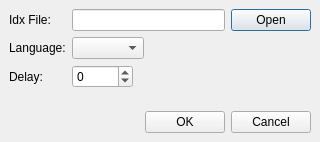
<ui version="4.0" >
 <class>DialogVobSub</class>
 <widget class="QDialog" name="DialogVobSub" >
  <property name="geometry" >
   <rect>
    <x>0</x>
    <y>0</y>
    <width>320</width>
    <height>142</height>
   </rect>
  </property>
  <property name="windowTitle" >
   <string>Subtitle Font Size and Position</string>
  </property>
  <layout class="QVBoxLayout" >
   <property name="margin" >
    <number>9</number>
   </property>
   <property name="spacing" >
    <number>6</number>
   </property>
   <item>
    <layout class="QGridLayout" >
     <property name="margin" >
      <number>0</number>
     </property>
     <property name="spacing" >
      <number>6</number>
     </property>
     <item row="1" column="0" >
      <widget class="QLabel" name="label_2" >
       <property name="text" >
        <string>Language:</string>
       </property>
      </widget>
     </item>
     <item row="0" column="1" >
      <widget class="QLineEdit" name="lineEditIdx" />
     </item>
     <item row="2" column="1" >
      <layout class="QHBoxLayout" >
       <property name="margin" >
        <number>0</number>
       </property>
       <property name="spacing" >
        <number>6</number>
       </property>
       <item>
        <widget class="QSpinBox" name="spinBox" >
         <property name="maximum" >
          <number>20000</number>
         </property>
         <property name="minimum" >
          <number>-2000</number>
         </property>
        </widget>
       </item>
       <item>
        <spacer>
         <property name="orientation" >
          <enum>Qt::Horizontal</enum>
         </property>
         <property name="sizeHint" >
          <size>
           <width>40</width>
           <height>20</height>
          </size>
         </property>
        </spacer>
       </item>
      </layout>
     </item>
     <item row="0" column="0" >
      <widget class="QLabel" name="label" >
       <property name="text" >
        <string>Idx File:</string>
       </property>
      </widget>
     </item>
     <item row="2" column="0" >
      <widget class="QLabel" name="label_3" >
       <property name="text" >
        <string>Delay:</string>
       </property>
      </widget>
     </item>
     <item row="1" column="1" >
      <layout class="QHBoxLayout" >
       <property name="margin" >
        <number>0</number>
       </property>
       <property name="spacing" >
        <number>6</number>
       </property>
       <item>
        <widget class="QComboBox" name="comboBoxLanguage" />
       </item>
       <item>
        <spacer>
         <property name="orientation" >
          <enum>Qt::Horizontal</enum>
         </property>
         <property name="sizeHint" >
          <size>
           <width>40</width>
           <height>20</height>
          </size>
         </property>
        </spacer>
       </item>
      </layout>
     </item>
     <item row="0" column="2" >
      <widget class="QDialogButtonBox" name="buttonBox2" >
       <property name="sizePolicy" >
        <sizepolicy>
         <hsizetype>0</hsizetype>
         <vsizetype>0</vsizetype>
         <horstretch>0</horstretch>
         <verstretch>0</verstretch>
        </sizepolicy>
       </property>
       <property name="orientation" >
        <enum>Qt::Horizontal</enum>
       </property>
       <property name="standardButtons" >
        <set>QDialogButtonBox::Open</set>
       </property>
      </widget>
     </item>
    </layout>
   </item>
   <item>
    <spacer>
     <property name="orientation" >
      <enum>Qt::Vertical</enum>
     </property>
     <property name="sizeType" >
      <enum>QSizePolicy::MinimumExpanding</enum>
     </property>
     <property name="sizeHint" >
      <size>
       <width>20</width>
       <height>16</height>
      </size>
     </property>
    </spacer>
   </item>
   <item>
    <widget class="QDialogButtonBox" name="buttonBox" >
     <property name="orientation" >
      <enum>Qt::Horizontal</enum>
     </property>
     <property name="standardButtons" >
      <set>QDialogButtonBox::Cancel|QDialogButtonBox::NoButton|QDialogButtonBox::Ok</set>
     </property>
    </widget>
   </item>
  </layout>
 </widget>
 <tabstops>
  <tabstop>lineEditIdx</tabstop>
  <tabstop>buttonBox2</tabstop>
  <tabstop>comboBoxLanguage</tabstop>
  <tabstop>spinBox</tabstop>
  <tabstop>buttonBox</tabstop>
 </tabstops>
 <resources/>
 <connections>
  <connection>
   <sender>buttonBox</sender>
   <signal>accepted()</signal>
   <receiver>DialogVobSub</receiver>
   <slot>accept()</slot>
   <hints>
    <hint type="sourcelabel" >
     <x>248</x>
     <y>254</y>
    </hint>
    <hint type="destinationlabel" >
     <x>157</x>
     <y>274</y>
    </hint>
   </hints>
  </connection>
  <connection>
   <sender>buttonBox</sender>
   <signal>rejected()</signal>
   <receiver>DialogVobSub</receiver>
   <slot>reject()</slot>
   <hints>
    <hint type="sourcelabel" >
     <x>316</x>
     <y>260</y>
    </hint>
    <hint type="destinationlabel" >
     <x>286</x>
     <y>274</y>
    </hint>
   </hints>
  </connection>
 </connections>
</ui>
